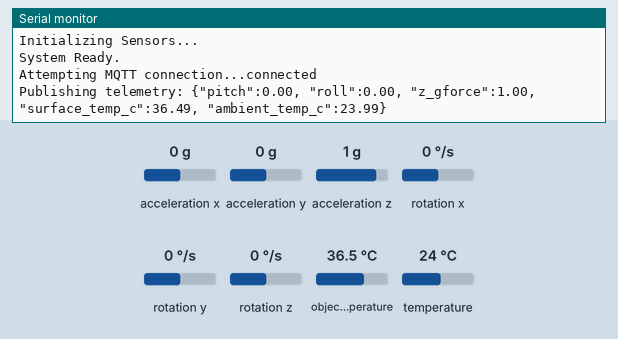
Recording of a sketch running on a simulated ESP32. On the bench: the last lines printed to the serial monitor. The inputs (shaded band) are chosen by the test bench; at power-on: acceleration x 0 g, acceleration y 0 g, acceleration z 1 g, rotation x 0 °/s, rotation y 0 °/s, rotation z 0 °/s, object temperature 36.5 °C, temperature 24 °C. WiFi joins after 1.5 s; servers stay silent unless stated; random numbers use the default seed unless the sketch sets one; no MQTT or app messages arrive unless stated.

Above: at 2.7 s.
2.8 s: acceleration x set to -1.4 g
At 4.2 s:
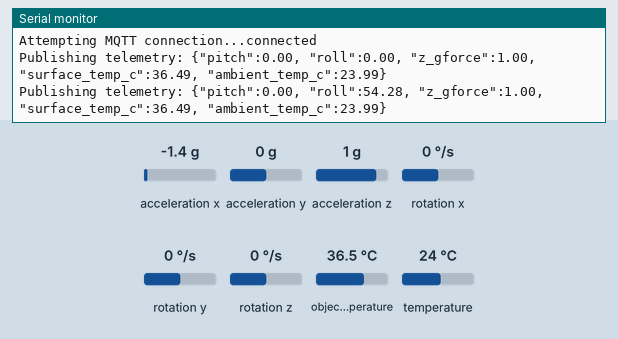
4.3 s: acceleration y set to -1.4 g
5.8 s: acceleration z set to -1.4 g
At 6.6 s:
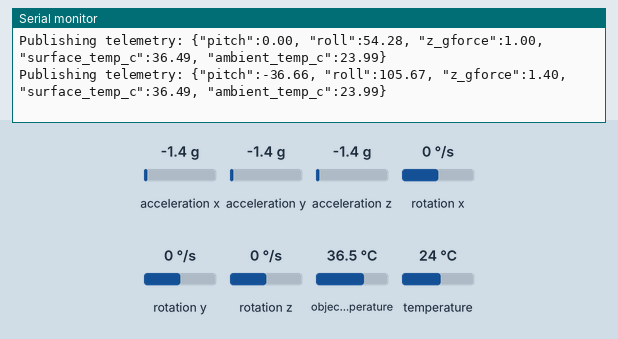
7.3 s: rotation x set to -192 °/s
At 8.6 s:
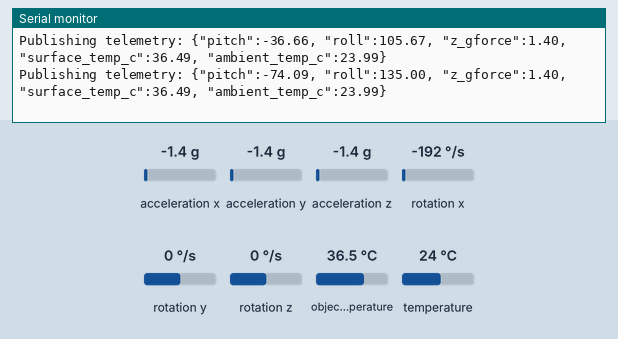
8.8 s: rotation y set to -192 °/s
At 11.0 s:
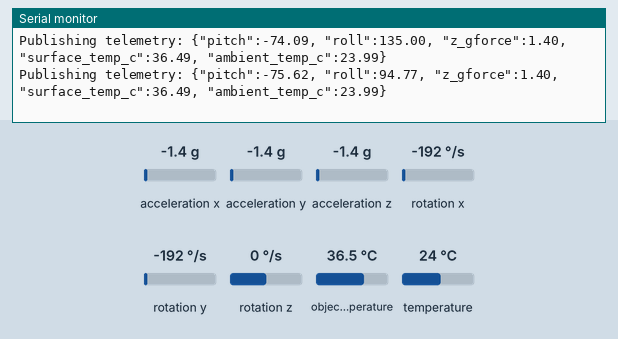
Timing chart, 0 to 11.3 s (numbered marks = the images above; inputs shaded):
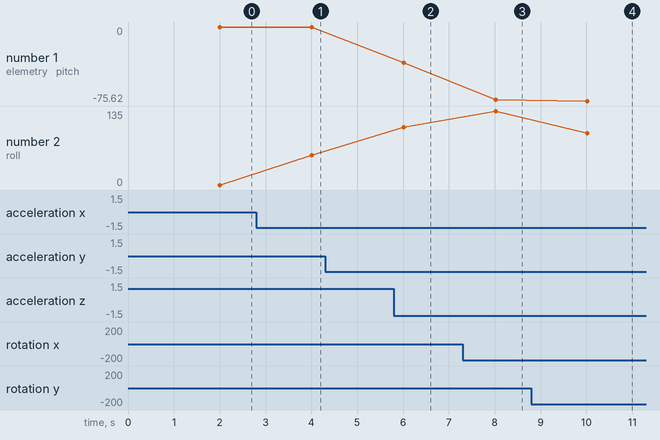

Measured:
- after the input at 2.8 s, the serial monitor: prints a new line after 1.2 s (image 1)
- after the input at 5.8 s, the serial monitor: prints a new line after 0.22 s (image 2)
- after the input at 7.3 s, the serial monitor: prints a new line after 0.72 s (image 3)
- after the input at 8.8 s, the serial monitor: prints a new line after 1.2 s (image 4)
- plotted number 1: 0 → -36.66 after the input at 5.8 s, -36.66 → -74.09 after the input at 7.3 s
- plotted number 2: 0 → 54.28 after the input at 2.8 s, 54.28 → 105.67 after the input at 5.8 s, 135 → 94.77 after the input at 8.8 s

The sketch:

main.ino
```cpp
#include <Wire.h>
#include <Adafruit_MPU6050.h>
#include <Adafruit_MLX90614.h>
#include <WiFi.h>
#include <PubSubClient.h>

// Include our custom local files
#include "config.h"
#include "sensor_math.h"

// ==========================================
// GLOBAL VARIABLES
// ==========================================
Adafruit_MPU6050 mpu;
Adafruit_MLX90614 mlx = Adafruit_MLX90614();

WiFiClient espClient;
PubSubClient client(espClient);

float pitch = 0;
float roll = 0;
unsigned long lastTime = 0;
unsigned long lastMsgTime = 0;

// ==========================================
// NETWORK SETUP
// ==========================================
void setup_wifi() {
  delay(10);
  Serial.print("Connecting to Wi-Fi...");
  WiFi.begin(WIFI_SSID, WIFI_PASSWORD);

  while (WiFi.status() != WL_CONNECTED) {
    delay(500);
    Serial.print(".");
  }
  Serial.println("\nWiFi connected.");
}

void reconnect_mqtt() {
  while (!client.connected()) {
    Serial.print("Attempting MQTT connection...");
    String clientId = "ESP32BridgeMonitor-";
    clientId += String(random(0xffff), HEX);

    if (client.connect(clientId.c_str())) {
      Serial.println("connected");
    } else {
      Serial.print("failed, rc=");
      Serial.print(client.state());
      Serial.println(" trying again in 5 seconds");
      delay(5000);
    }
  }
}

// ==========================================
// MAIN SETUP
// ==========================================
void setup() {
  Serial.begin(115200);
  while (!Serial) delay(10);

  setup_wifi();
  client.setServer(MQTT_SERVER, MQTT_PORT);

  Serial.println("Initializing Sensors...");

  if (!mpu.begin()) {
    Serial.println("MPU6050 connection failed!");
    while (1) { delay(10); }
  }

  if (!mlx.begin()) {
    Serial.println("MLX90614 connection failed!");
    while (1) { delay(10); }
  }

  // Optimize MPU6050 for structural tracking
  mpu.setAccelerometerRange(MPU6050_RANGE_4_G);
  mpu.setGyroRange(MPU6050_RANGE_500_DEG);
  mpu.setFilterBandwidth(MPU6050_BAND_21_HZ);

  Serial.println("System Ready.");
  lastTime = millis();
}

// ==========================================
// MAIN LOOP
// ==========================================
void loop() {
  if (!client.connected()) {
    reconnect_mqtt();
  }
  client.loop();

  // 1. Calculate time delta (dt)
  unsigned long currentTime = millis();
  float dt = (currentTime - lastTime) / 1000.0;
  lastTime = currentTime;

  // 2. Read Sensors
  sensors_event_t a, g, temp;
  mpu.getEvent(&a, &g, &temp);

  float surfaceTemp = mlx.readObjectTempC();
  float ambientTemp = mlx.readAmbientTempC();
  float z_gforce = 0;

  // 3. Process Math (Calls the function from sensor_math.h)
  updateStructuralTilt(a, g, dt, pitch, roll, z_gforce);

  // 4. Threshold Alarms
  if (z_gforce > VIBRATION_THRESHOLD_G) {
    client.publish("bridge/status/alerts", "IMPACT_DETECTED");
  }
  if (abs(pitch) > TILT_THRESHOLD_DEG || abs(roll) > TILT_THRESHOLD_DEG) {
    client.publish("bridge/status/alerts", "TILT_LIMIT_EXCEEDED");
  }
  if (surfaceTemp <= ICE_WARNING_TEMP_C) {
    client.publish("bridge/status/alerts", "SURFACE_ICE_WARNING");
  }

  // 5. Telemetry Transmission (Every 2 seconds)
  if (currentTime - lastMsgTime > 2000) {
    lastMsgTime = currentTime;

    char payload[256];
    snprintf(payload, sizeof(payload),
             "{\"pitch\":%.2f, \"roll\":%.2f, \"z_gforce\":%.2f, \"surface_temp_c\":%.2f, \"ambient_temp_c\":%.2f}",
             pitch, roll, z_gforce, surfaceTemp, ambientTemp);

    Serial.print("Publishing telemetry: ");
    Serial.println(payload);
    client.publish("bridge/status/telemetry", payload);
  }
}
```

sensor_math.h
```cpp
#ifndef SENSOR_MATH_H
#define SENSOR_MATH_H

#include <math.h>
#include <Adafruit_Sensor.h>

// Applies the Complementary Filter to calculate stable structural pitch and roll
void updateStructuralTilt(sensors_event_t a, sensors_event_t g, float dt, float &pitch, float &roll, float &z_gforce) {

    // 1. Calculate Pitch and Roll from Accelerometer
    float accelPitch = atan2(a.acceleration.y, sqrt(a.acceleration.x * a.acceleration.x + a.acceleration.z * a.acceleration.z)) * 180 / PI;
    float accelRoll = atan2(-a.acceleration.x, a.acceleration.z) * 180 / PI;

    // 2. Complementary Filter (Fuses Gyro and Accelerometer data)
    // Gyroscope values from Adafruit MPU6050 are in rad/s, converting to deg/s by multiplying by 180/PI
    pitch = 0.98 * (pitch + g.gyro.x * dt * 180 / PI) + 0.02 * accelPitch;
    roll  = 0.98 * (roll  + g.gyro.y * dt * 180 / PI) + 0.02 * accelRoll;

    // 3. Convert Z-axis acceleration to G-forces
    z_gforce = abs(a.acceleration.z / 9.81);
}

#endif // SENSOR_MATH_H
```

config.h
```cpp
#ifndef CONFIG_H
#define CONFIG_H

// ==========================================
// NETWORK CONFIGURATION
// ==========================================
const char* WIFI_SSID     = "REPLACE_WITH_YOUR_WIFI_SSID";
const char* WIFI_PASSWORD = "REPLACE_WITH_YOUR_WIFI_PASSWORD";

const char* MQTT_SERVER   = "broker.hivemq.com";
const int   MQTT_PORT     = 1883;

// ==========================================
// SAFETY THRESHOLDS
// ==========================================
const float VIBRATION_THRESHOLD_G = 2.5;  // G-force limit for impact
const float TILT_THRESHOLD_DEG    = 5.0;  // Maximum allowable structural tilt
const float ICE_WARNING_TEMP_C    = 2.0;  // Temperature for black ice warning

#endif // CONFIG_H
```
